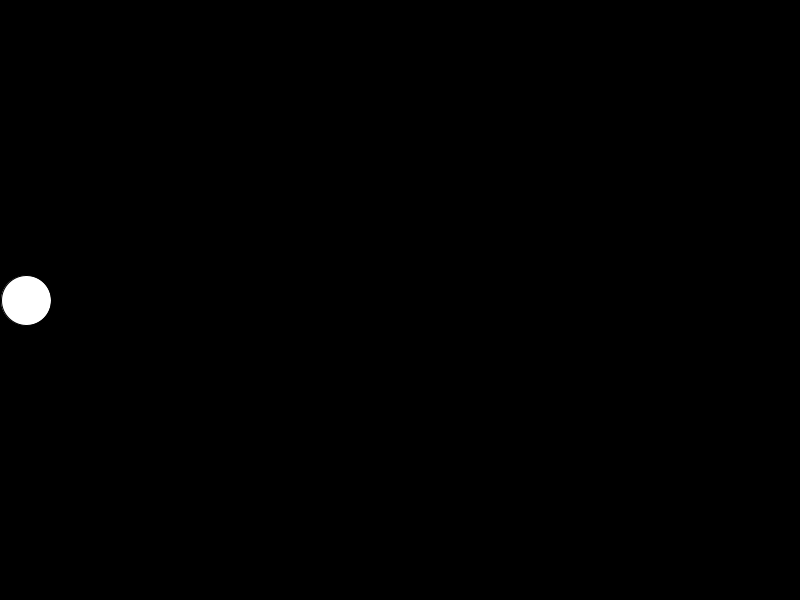
Frame 1 (no input)
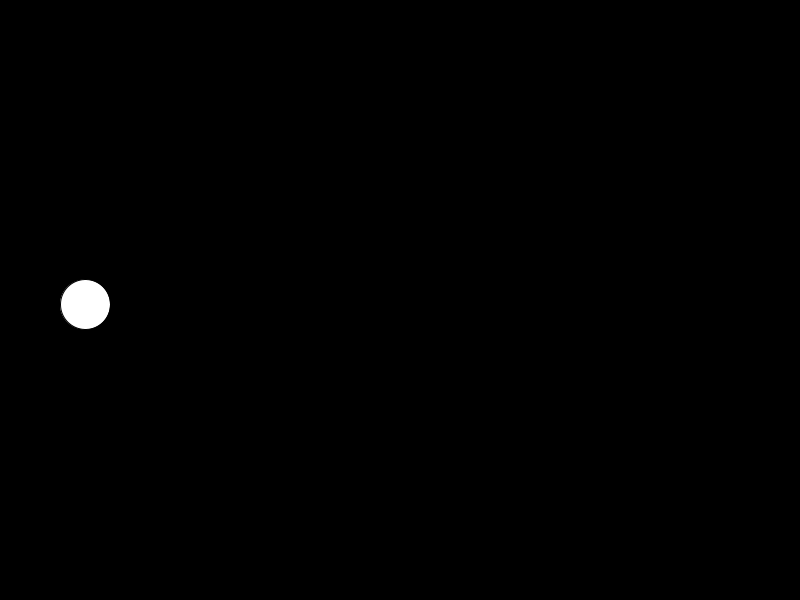
Frame 60 (the mouse pressed at the canvas centre just before this capture)
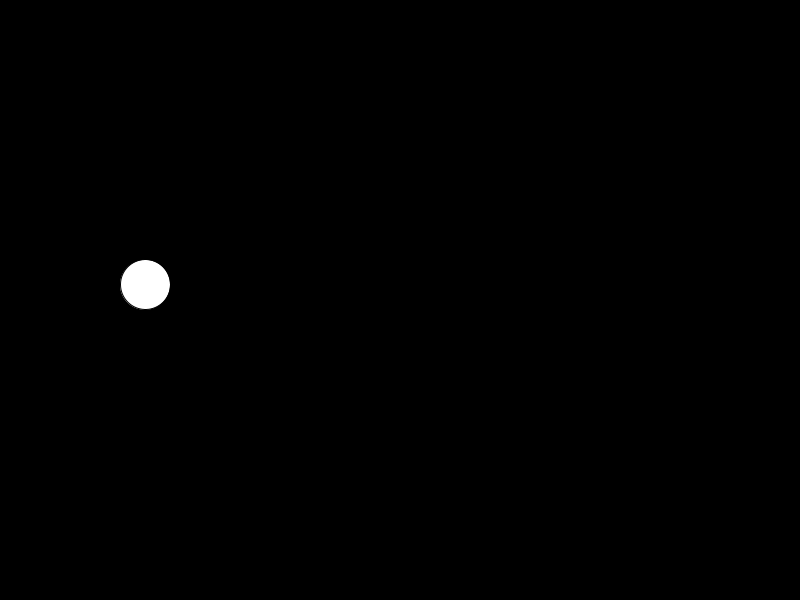
Frame 120 (the mouse held since frame 60 and released just before this capture)

The Processing sketch that drew these frames (run headless with seeded random() and noise(); from frame 60 on, the mouse is pressed at the canvas centre):

// Processing sketch: sketch_11
// ── sketch_11.pde
int size = 50; 
float xPos = size/2, yPos; 
int xDirection = 1; 
float theta; 
float ampl; 

void setup() {
  size(800, 600);
}
void draw() {
  background(0); 

  theta += .05; 

  //create boundaries for your xPos 

  xPos += xDirection;
  if (xPos+size/2>width||xPos-size/2<0) {
    xDirection =- xDirection;
  }
  //use the map function for ampl
  ampl = map(xPos, 0, width, 0, height/2);
  //fix yPos 
  yPos = sin(theta)*ampl+height/2;

  fill(255); 
  ellipse(xPos, yPos, size, size);
}
